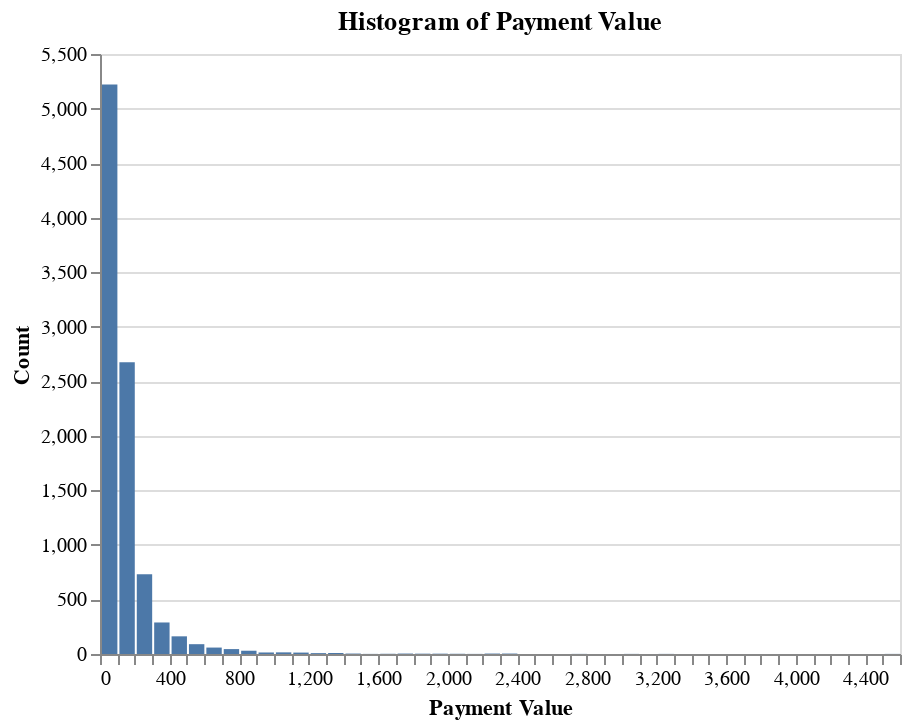

Write notebook code for a chart like this one.
### Markdown cell above
#### Payment Value Distribution

### Code cell
# Histogram for payment_value
hist_payment = alt.Chart(merged_df).mark_bar().encode(
    alt.X('payment_value', bin=alt.Bin(maxbins=50), title='Payment Value'),
    alt.Y('count()', title='Count')
).properties(
    width=400,
    height=300,
    title='Histogram of Payment Value'
)

hist_payment

### Figure 1 — Vega-Lite specification as saved in the notebook (floating-point values rounded to 4 significant figures; data arrays with more than 128 entries replaced by an {"elided": "..."} marker saying what was removed)
{"config": {"view": {"continuousWidth": 300, "continuousHeight": 300}}, "data": {"name": "data-c628492765a999c4ddf49e9c80a283a3"}, "mark": {"type": "bar"}, "encoding": {"x": {"bin": {"maxbins": 50}, "field": "payment_value", "title": "Payment Value", "type": "quantitative"}, "y": {"aggregate": "count", "title": "Count", "type": "quantitative"}}, "height": 300, "title": "Histogram of Payment Value", "width": 400, "$schema": "https://vega.github.io/schema/vega-lite/v5.20.1.json", "datasets": {"data-c628492765a999c4ddf49e9c80a283a3": {"elided": "9390 records"}}}
